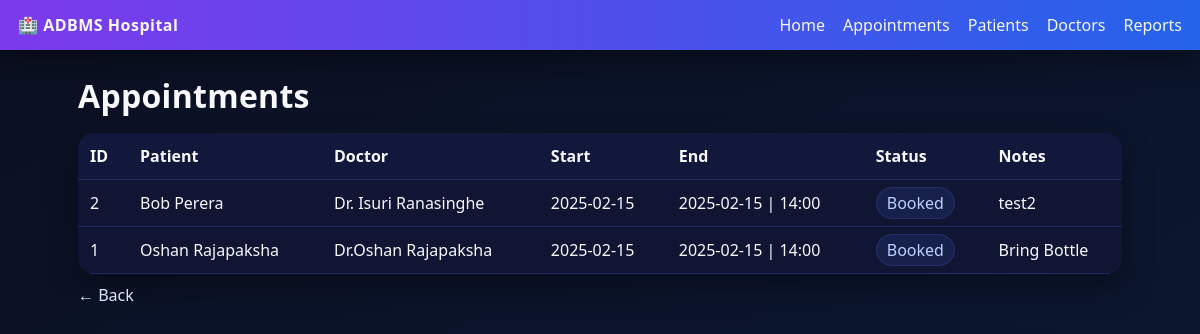
The app's page /appointments with its own data.
### tables this page shows
CREATE TABLE Appointments (
        appointment_id INTEGER PRIMARY KEY AUTOINCREMENT,
        patient_id     INTEGER NOT NULL,
        doctor_id      INTEGER NOT NULL,
        room_id        INTEGER,
        start_time     TEXT NOT NULL,  -- ISO8601 string
        end_time       TEXT,           -- optional if unknown
        notes          TEXT,
        status         TEXT NOT NULL DEFAULT 'Booked' CHECK (status IN ('Booked','Completed','Cancelled')),
        FOREIGN KEY (patient_id) REFERENCES Patients(patient_id) ON DELETE CASCADE,
        FOREIGN KEY (doctor_id)  REFERENCES Doctors(doctor_id)  ON DELETE CASCADE,
        FOREIGN KEY (room_id)    REFERENCES Rooms(room_id)      ON DELETE SET NULL
    );

CREATE TABLE Patients (
        patient_id   INTEGER PRIMARY KEY AUTOINCREMENT,
        full_name    TEXT NOT NULL,
        date_of_birth TEXT,
        gender       TEXT CHECK (gender IN ('Male','Female','Other')),
        phone        TEXT,
        email        TEXT UNIQUE
    );

CREATE TABLE Doctors (
        doctor_id    INTEGER PRIMARY KEY AUTOINCREMENT,
        full_name    TEXT NOT NULL,
        specialization TEXT NOT NULL
    );

### app.py (the view)
@app.route("/appointments")
def appointments():
    conn = get_db()
    appts = conn.execute("""
        SELECT a.appointment_id, p.full_name as patient, d.full_name as doctor,
               a.start_time, COALESCE(a.end_time,'') as end_time, a.status, COALESCE(a.notes,'') as notes
        FROM Appointments a
        JOIN Patients p ON a.patient_id = p.patient_id
        JOIN Doctors d ON a.doctor_id = d.doctor_id
        ORDER BY a.start_time DESC
    """).fetchall()
    conn.close()
    return render_template("appointments.html", appts=appts)

### app.py (called while the page is built)
def get_db():
    conn = sqlite3.connect(DB_PATH)
    conn.row_factory = sqlite3.Row
    conn.execute("PRAGMA foreign_keys = ON;")
    return conn

### templates/appointments.html
{% extends "layout.html" %}
{% block content %}
<h1 class="title">Appointments</h1>
<table>
  <thead>
    <tr><th>ID</th><th>Patient</th><th>Doctor</th><th>Start</th><th>End</th><th>Status</th><th>Notes</th></tr>
  </thead>
  <tbody>
    {% for a in appts %}
    <tr>
      <td>{{a.appointment_id}}</td>
      <td>{{a.patient}}</td>
      <td>{{a.doctor}}</td>
      <td>{{a.start_time}}</td>
      <td>{{a.end_time}}</td>
      <td><span class="pill">{{a.status}}</span></td>
      <td>{{a.notes}}</td>
    </tr>
    {% endfor %}
  </tbody>
</table>
<p style="margin-top:10px;"><a href="{{ url_for('home') }}">← Back</a></p>
{% endblock %}

### templates/layout.html (shortened to what this page needs)
<!DOCTYPE html>
<html lang="en">
<head>
  <link rel="stylesheet" href="{{ url_for('static', filename='style.css') }}">
</head>
<body>
  <nav class="nav">
    <div class="brand">🏥 ADBMS Hospital</div>
    <a href="{{ url_for('home') }}">Home</a>
    <a href="{{ url_for('appointments') }}">Appointments</a>
    <a href="{{ url_for('patients') }}">Patients</a>
    <a href="{{ url_for('doctors') }}">Doctors</a>
    <a href="{{ url_for('reports') }}">Reports</a>
  </nav>
  <main class="container">
    {% block content %}{% endblock %}
  </main>
</body>
</html>

### static/style.css (style rules this page uses)
:root { --bg:#0b1021; --panel:#0f1533; --muted:#a3b0d7; --text:#f7f9ff; --accent:#7c3aed; --accent2:#2563eb; --accent3:#10b981; --danger:#ef4444; --card:#121938; --shadow:0 12px 30px rgba(0,0,0,.35); }
* { box-sizing:border-box;font-family:ui-sans-serif,system-ui,Segoe UI,Roboto,Arial }
html,body { height:100% }
body { margin:0;background:linear-gradient(150deg, #0b1021 0%, #0b142a 40%, #0c1933 100%);color:var(--text) }
a { color:#dbe7ff;text-decoration:none }
.nav { display:flex;gap:18px;align-items:center;padding:14px 18px;background:linear-gradient(90deg, var(--accent), var(--accent2));box-shadow:var(--shadow);position:sticky;top:0;z-index:10 }
.nav a { color:#fff;opacity:.95 }
.nav .brand { font-weight:800;letter-spacing:.5px;margin-right:auto }
.container { max-width:1080px;margin:24px auto;padding:0 18px }
.title { margin:8px 0 16px;font-weight:800;letter-spacing:.3px }
.pill { padding:4px 10px;border-radius:999px;background:#17204a;color:#bcd1ff;border:1px solid #25306b }
table { width:100%;border-collapse:collapse;background:var(--panel);border-radius:16px;overflow:hidden;box-shadow:var(--shadow) }
thead { background:#11183b }
td,th { padding:12px;border-bottom:1px solid #1f2a60;text-align:left }

### records on screen
Appointments: appointment_id "2", patient "Bob Perera", doctor "Dr. Isuri Ranasinghe", start_time "2025-02-15", end_time "2025-02-15 | 14:00", status "Booked", notes "test2"
Appointments: appointment_id "1", patient "Oshan Rajapaksha", doctor "Dr.Oshan Rajapaksha", start_time "2025-02-15", end_time "2025-02-15 | 14:00", status "Booked", notes "Bring Bottle"
